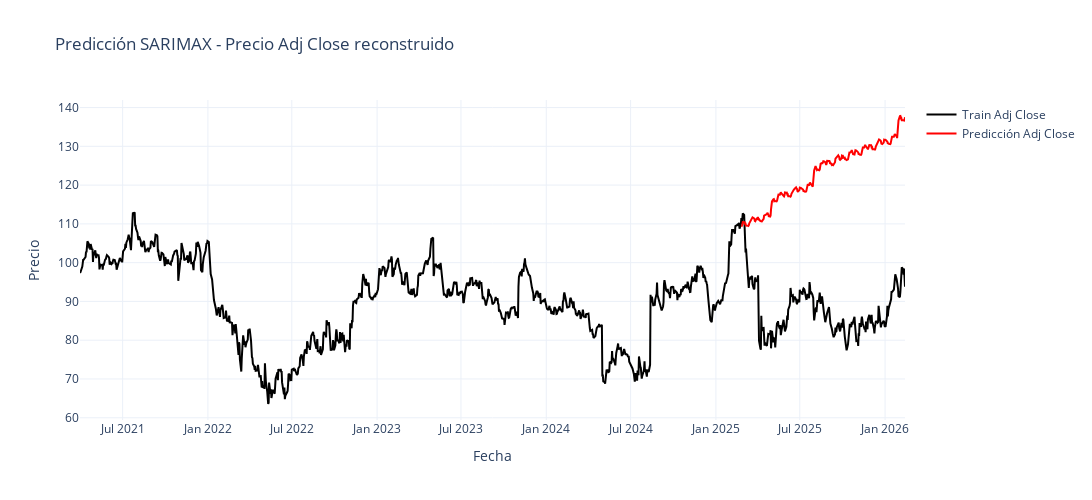

The notebook cell this image was saved under:
### Code cell
import plotly.graph_objects as go

fig = go.Figure()

# Precio real entrenamiento
fig.add_trace(go.Scatter(
    x=df.index,
    y=df['Adj Close'],
    mode='lines',
    name='Train Adj Close',
    line=dict(color='black')
))

# Precio predicho reconstruido
fig.add_trace(go.Scatter(
    x=forecast_index,
    y=predicted_prices,
    mode='lines',
    name='Predicción Adj Close',
    line=dict(color='red')
))

fig.update_layout(
    title='Predicción SARIMAX - Precio Adj Close reconstruido',
    xaxis_title='Fecha',
    yaxis_title='Precio',
    hovermode='x unified',
    template='plotly_white',
    width=1200,
    height=500
)

fig.show()

### Figure 1 — Plotly figure (JSON) as saved in the notebook; plotly's stock layout.template omitted (floating-point values rounded to 4 significant figures; data arrays with more than 128 entries replaced by an {"elided": "..."} marker saying what was removed)
{"data": [{"line": {"color": "black"}, "mode": "lines", "name": "Train Adj Close", "type": "scatter", "x": {"elided": "1225 str values"}, "y": {"elided": "1225 float values"}}, {"line": {"color": "red"}, "mode": "lines", "name": "Predicción Adj Close", "type": "scatter", "x": {"elided": "245 str values"}, "y": {"elided": "245 float values"}}], "layout": {"height": 500, "hovermode": "x unified", "title": {"text": "Predicción SARIMAX - Precio Adj Close reconstruido"}, "width": 1200, "xaxis": {"title": {"text": "Fecha"}}, "yaxis": {"title": {"text": "Precio"}}}}
